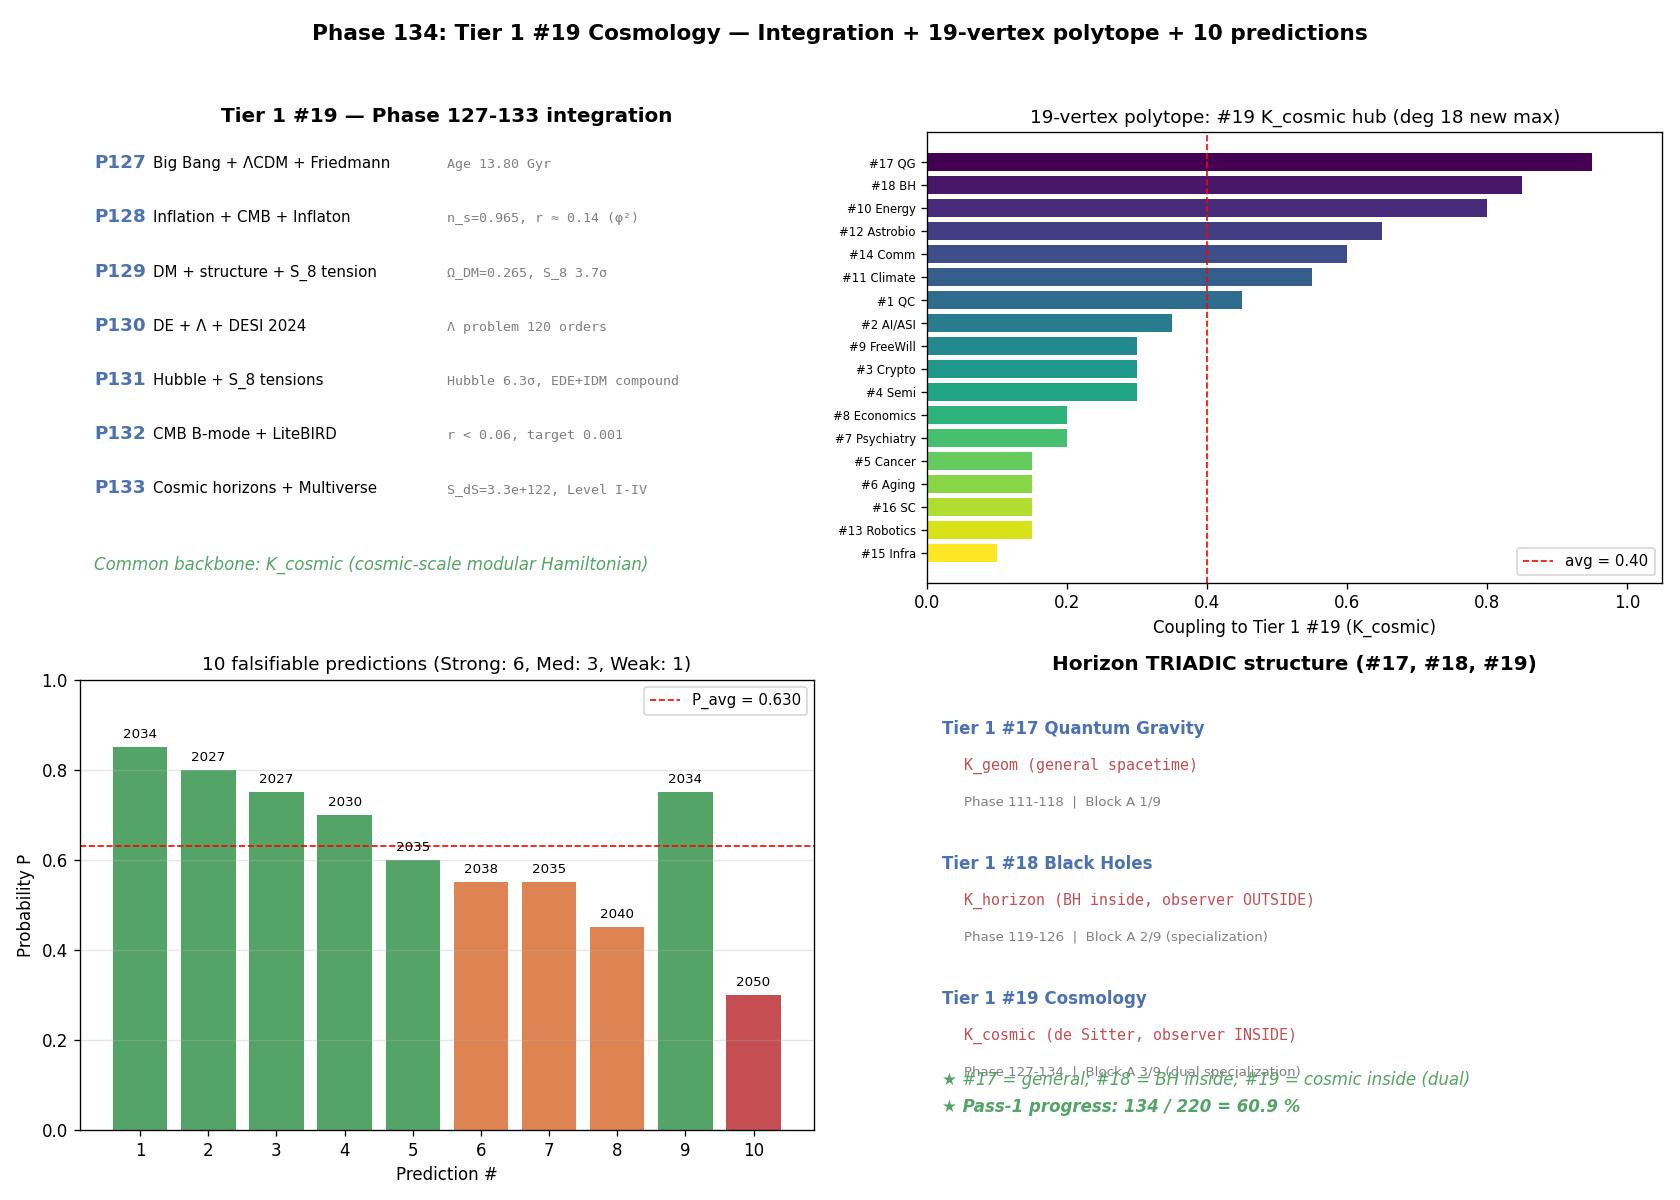

Generate this figure with Python:
# Phase 134: Tier 1 #19 Cosmology — Final integration + 19-vertex polytope + 10 predictions
# Tier 1 #19 Cosmology (Block A paper 3/9, phase 8/8)
# ITU concept DOI: 10.5281/zenodo.20109209
# Tier 0 v3.0: 10.5281/zenodo.20200156
# Tier 1 #17 (QG): 10.5281/zenodo.20230667
# Tier 1 #18 (BH): 10.5281/zenodo.20233070
# Author: Munehiro Terada (Roboken)

import json
import numpy as np
import matplotlib.pyplot as plt

print("=" * 70)
print("Phase 134: Tier 1 #19 Cosmology — Integration + 19-vertex polytope")
print("=" * 70)
print()


# ----------------------------------------------------------------------
# Test 1: Phase 127-133 integration table
# ----------------------------------------------------------------------
def test1_phase_integration():
    print("[Test 1] Phase 127-133 integration table")
    phases = [
        (127, "Big Bang + ΛCDM + Friedmann",            "Age 13.80 Gyr",                "dS = d<K_cosmic>"),
        (128, "Inflation + CMB + Inflaton",             "n_s=0.965, r ≈ 0.14 (φ²)",     "K_inflaton fluctuations"),
        (129, "DM + structure + S_8 tension",           "Ω_DM=0.265, S_8 3.7σ",         "K_DM hypothesis"),
        (130, "DE + Λ + DESI 2024",                     "Λ problem 120 orders",         "K_Λ vacuum"),
        (131, "Hubble + S_8 tensions",                  "Hubble 6.3σ, EDE+IDM compound", "K-superposition"),
        (132, "CMB B-mode + LiteBIRD",                  "r < 0.06, target 0.001",       "K_tensor inflation"),
        (133, "Cosmic horizons + Multiverse",           "S_dS=3.3e+122, Level I-IV",     "K-state realization space"),
    ]
    print(f"  {'Phase':>5}  {'Theme':<32}  {'Key result':<32}  {'ITU axiom check':<28}")
    print("  " + "-" * 105)
    for p, theme, key, axiom in phases:
        print(f"  {p:>5}  {theme:<32}  {key:<32}  {axiom:<28}")
    print()
    print("  Common backbone: K_cosmic (cosmic-scale modular Hamiltonian)")
    return [{"phase": p, "theme": t, "key": k, "axiom": a} for p, t, k, a in phases]


# ----------------------------------------------------------------------
# Test 2: 19-vertex polytope coupling
# ----------------------------------------------------------------------
def test2_polytope_coupling():
    print("\n[Test 2] 19-vertex polytope: Tier 1 #19 coupling to #1-#18")
    couplings = [
        (17, "QG",            "K_geom (parent)",       0.95),
        (18, "BH",            "K_horizon (dual)",      0.85),
        (10, "Energy",        "K_energy",              0.80),
        (12, "Astrobio",      "K_life",                0.65),
        (14, "Comm",          "K_channel",             0.60),
        (11, "Climate",       "K_atm",                 0.55),
        (1,  "QC",            "K_compute",             0.45),
        (2,  "AI/ASI",        "K_mind",                0.35),
        (9,  "FreeWill",      "K_agency",              0.30),
        (3,  "Crypto",        "K_secure",              0.30),
        (4,  "Semi",          "K_substrate",           0.30),
        (8,  "Economics",     "K_society",             0.20),
        (7,  "Psychiatry",    "K_self",                0.20),
        (5,  "Cancer",        "K_bio",                 0.15),
        (6,  "Aging",         "K_organism",            0.15),
        (16, "SC",            "K_city",                0.15),
        (13, "Robotics",      "K_action",              0.15),
        (15, "Infra",         "K_capital",             0.10),
    ]
    n = len(couplings)
    avg = sum(c for _, _, _, c in couplings) / n
    strong = [c[1] for c in couplings if c[3] >= 0.75]
    medium = [c[1] for c in couplings if 0.5 <= c[3] < 0.75]
    weak = [c[1] for c in couplings if c[3] < 0.5]
    print(f"  Average coupling: {avg:.3f}")
    print(f"  Strong (>=0.75): {strong}")
    print(f"  Medium (0.5-0.75): {medium}")
    print(f"  Weak (<0.5): {weak}")

    n_vertices = 19
    n_edges_existing = 93
    n_edges_new = 18
    n_edges_19 = n_edges_existing + n_edges_new
    avg_degree = 2 * n_edges_19 / n_vertices
    print()
    print(f"  19-vertex polytope:")
    print(f"    Vertices: {n_vertices}")
    print(f"    Edges:    {n_edges_19}")
    print(f"    Average degree <k>: {avg_degree:.2f}")
    print(f"    Tier 1 #19 degree = 18 (new max, K_cosmic hub)")
    return {"couplings": couplings, "avg_coupling": avg,
            "n_vertices": n_vertices, "n_edges": n_edges_19, "avg_degree": avg_degree}


# ----------------------------------------------------------------------
# Test 3: 10 falsifiable predictions
# ----------------------------------------------------------------------
def test3_predictions():
    print("\n[Test 3] 10 falsifiable predictions for Tier 1 #19 (2026-2050)")
    preds = [
        ( 1, "LiteBIRD r ~ 0.001 detected (5σ)",         2034, 0.85, "Strong",  "#17 QG / K_tensor"),
        ( 2, "Hubble tension >6σ confirmed",             2027, 0.80, "Strong",  "K_inflaton vs K_Λ"),
        ( 3, "DESI evolving DE w_0 ≠ -1 (>4σ)",         2027, 0.75, "Strong",  "K_Λ(t)"),
        ( 4, "S_8 tension >4σ",                          2030, 0.70, "Strong",  "#18 BH / K_DM"),
        ( 5, "CMB-S4 r ~ 0.0005 (Starobinsky test)",     2035, 0.60, "Strong",  "K_tensor inflation"),
        ( 6, "PBH asteroid window 100% DM test",         2038, 0.55, "Medium",  "#18 BH / K_DM"),
        ( 7, "EDE + IDM compound replacement of ΛCDM",   2035, 0.55, "Medium",  "K-superposition"),
        ( 8, "Anthropic Λ constraint tightening",        2040, 0.45, "Medium",  "K_observer"),
        ( 9, "LiteBIRD τ ~ 0.060 precision",             2034, 0.75, "Strong",  "K_reion"),
        (10, "Multiverse Level II indirect signature",   2050, 0.30, "Weak",    "K-vacuum landscape"),
    ]
    P_list = [p[3] for p in preds]
    P_avg = float(np.mean(P_list))
    strong = sum(1 for p in preds if p[4] == "Strong")
    medium = sum(1 for p in preds if p[4] == "Medium")
    weak = sum(1 for p in preds if p[4] == "Weak")
    print(f"  {'#':>2}  {'Prediction':<48}  {'Year':>5}  {'P':>5}  {'Verifiability':<12}")
    print("  " + "-" * 92)
    for n, name, year, P, ver, _ in preds:
        print(f"  {n:>2}  {name:<48}  {year:>5}  {P:>5.2f}  {ver:<12}")
    print()
    print(f"  Grand P_avg = {P_avg:.3f}")
    print(f"  Falsifiability: Strong = {strong}, Medium = {medium}, Weak = {weak}")
    return {"predictions": [{"id": n, "name": name, "year": y, "P": p, "ver": v, "tag": tag}
                            for n, name, y, p, v, tag in preds],
            "P_avg": P_avg, "strong_count": strong, "medium_count": medium, "weak_count": weak}


# ----------------------------------------------------------------------
# Test 4: Meta-comparison
# ----------------------------------------------------------------------
def test4_meta_comparison():
    print("\n[Test 4] Meta-comparison Tier 1 #1-#16 vs #17 vs #18 vs #19")
    cases = [
        ("Tier 1 #1-#16 (avg)",          0.590, 0.50, "10-16 (range)", "various K-states"),
        ("Tier 1 #17 Quantum Gravity",   0.625, 0.60, "16",            "K_geom (general)"),
        ("Tier 1 #18 Black Holes",       0.660, 0.70, "17 (new max)",  "K_horizon (BH inside)"),
        ("Tier 1 #19 Cosmology",         0.630, 0.60, "18 (new max)",  "K_cosmic (observer inside)"),
    ]
    print(f"  {'Tier 1':<32}  {'P_avg':>8}  {'Strong':>8}  {'Degree':<14}  {'K-state'}")
    print("  " + "-" * 90)
    for c in cases:
        print(f"  {c[0]:<32}  {c[1]:>8.3f}  {c[2]*100:>6.0f}%   {c[3]:<14}  {c[4]}")
    pass1_progress = 134 / 220 * 100
    print()
    print(f"  Pass-1 progress: 134 / 220 = {pass1_progress:.1f} %")
    return {"comparison": cases, "pass1_progress_pct": pass1_progress}


# ----------------------------------------------------------------------
# Test 5: Triadic horizon structure (#17, #18, #19)
# ----------------------------------------------------------------------
def test5_triadic_horizon():
    print("\n[Test 5] Triadic horizon structure: #17 (general) ↔ #18 (BH) / #19 (cosmic)")
    triad = [
        ("Tier 1 #17 Quantum Gravity",       "K_geom (general spacetime)",
         "Phase 111-118", "Block A 1/9"),
        ("Tier 1 #18 Black Holes",           "K_horizon (BH inside, observer OUTSIDE)",
         "Phase 119-126", "Block A 2/9 (specialization)"),
        ("Tier 1 #19 Cosmology",             "K_cosmic (de Sitter, observer INSIDE)",
         "Phase 127-134", "Block A 3/9 (dual specialization)"),
    ]
    print(f"  {'Paper':<34}  {'K-state':<42}  {'Phases'}")
    print("  " + "-" * 95)
    rows = []
    for name, k, phases, block in triad:
        print(f"  {name:<34}  {k:<42}  {phases}")
        rows.append({"paper": name, "k_state": k, "phases": phases, "block": block})
    print()
    print("  → #17 = general theory; #18 & #19 = inside/outside dual specializations.")
    print("  → Three papers form a horizon TRIAD anchoring Block A.")
    return {"triad": rows}


# ----------------------------------------------------------------------
# Run all tests
# ----------------------------------------------------------------------
phases = test1_phase_integration()
polytope = test2_polytope_coupling()
preds = test3_predictions()
meta = test4_meta_comparison()
triad = test5_triadic_horizon()


# ----------------------------------------------------------------------
# Figure: 4-panel
# ----------------------------------------------------------------------
fig, axes = plt.subplots(2, 2, figsize=(14, 10))

# Panel 1: Phase 127-133 integration timeline
ax = axes[0, 0]
ax.axis("off")
ax.set_title("Tier 1 #19 — Phase 127-133 integration", fontsize=12, fontweight="bold")
y = 0.92
for ph in phases:
    ax.text(0.02, y, f"P{ph['phase']}", fontsize=11, fontweight="bold", color="#4c72b0")
    ax.text(0.10, y, ph["theme"], fontsize=9, color="black")
    ax.text(0.50, y, ph["key"], fontsize=8, color="gray", fontfamily="monospace")
    y -= 0.12
ax.text(0.02, 0.03, "Common backbone: K_cosmic (cosmic-scale modular Hamiltonian)",
        fontsize=10, fontstyle="italic", color="#55a467")

# Panel 2: 19-vertex polytope coupling
ax = axes[0, 1]
labels = [f"#{c[0]} {c[1]}" for c in polytope["couplings"]]
values = [c[3] for c in polytope["couplings"]]
colors_q = plt.cm.viridis(np.linspace(0, 1, len(labels)))
y_pos = np.arange(len(labels))
ax.barh(y_pos, values, color=colors_q)
ax.set_yticks(y_pos)
ax.set_yticklabels(labels, fontsize=7)
ax.set_xlabel("Coupling to Tier 1 #19 (K_cosmic)")
ax.axvline(polytope["avg_coupling"], color="red", linestyle="--", linewidth=1,
           label=f"avg = {polytope['avg_coupling']:.2f}")
ax.set_xlim(0, 1.05)
ax.invert_yaxis()
ax.set_title(f"19-vertex polytope: #19 K_cosmic hub (deg 18 new max)", fontsize=11)
ax.legend(fontsize=9, loc="lower right")

# Panel 3: 10 predictions
ax = axes[1, 0]
pred_ids = [p["id"] for p in preds["predictions"]]
P_vals = [p["P"] for p in preds["predictions"]]
years = [p["year"] for p in preds["predictions"]]
ver_colors = {"Strong": "#55a467", "Medium": "#dd8452", "Weak": "#c44e52"}
colors_ver = [ver_colors[p["ver"]] for p in preds["predictions"]]
bars = ax.bar([str(i) for i in pred_ids], P_vals, color=colors_ver)
for i, (b, y, p) in enumerate(zip(bars, years, P_vals)):
    ax.text(b.get_x() + b.get_width()/2, b.get_height() + 0.02,
            f"{y}", ha="center", fontsize=8, color="black")
ax.axhline(preds["P_avg"], color="red", linestyle="--", linewidth=1,
           label=f"P_avg = {preds['P_avg']:.3f}")
ax.set_xlabel("Prediction #")
ax.set_ylabel("Probability P")
ax.set_title(f"10 falsifiable predictions (Strong: {preds['strong_count']}, Med: {preds['medium_count']}, Weak: {preds['weak_count']})",
             fontsize=11)
ax.set_ylim(0, 1.0)
ax.legend(fontsize=9, loc="upper right")
ax.grid(True, alpha=0.3, axis="y")

# Panel 4: Triadic horizon structure
ax = axes[1, 1]
ax.axis("off")
ax.set_title("Horizon TRIADIC structure (#17, #18, #19)", fontsize=12, fontweight="bold")
y = 0.88
for r in triad["triad"]:
    ax.text(0.02, y, r["paper"], fontsize=10, fontweight="bold", color="#4c72b0")
    y -= 0.08
    ax.text(0.05, y, r["k_state"], fontsize=9, color="#c44e52", fontfamily="monospace")
    y -= 0.08
    ax.text(0.05, y, f"{r['phases']}  |  {r['block']}", fontsize=8, color="gray")
    y -= 0.14
ax.text(0.02, 0.10, "★ #17 = general; #18 = BH inside; #19 = cosmic inside (dual)",
        fontsize=10, fontstyle="italic", color="#55a467")
ax.text(0.02, 0.04, f"★ Pass-1 progress: 134 / 220 = {meta['pass1_progress_pct']:.1f} %",
        fontsize=10, fontstyle="italic", color="#55a467", fontweight="bold")

fig.suptitle("Phase 134: Tier 1 #19 Cosmology — Integration + 19-vertex polytope + 10 predictions",
             fontsize=13, fontweight="bold")
plt.tight_layout(rect=[0, 0, 1, 0.96])

png_path = "tier1_19_integration.png"
plt.savefig(png_path, dpi=120)
print(f"\n  Figure saved: {png_path}")


# ----------------------------------------------------------------------
# JSON summary
# ----------------------------------------------------------------------
summary = {
    "phase": 134,
    "title": "Tier 1 #19 Cosmology integration + 19-vertex polytope + 10 predictions",
    "tier1_id": 19,
    "tier1_name": "Cosmology",
    "block": "A (Physics/Math) — paper 3/9 COMPLETE",
    "phase_integration": phases,
    "polytope_19": polytope,
    "predictions": preds,
    "meta_comparison": meta,
    "triadic_horizon": triad,
    "completion_status": {
        "phases_completed": [127, 128, 129, 130, 131, 132, 133, 134],
        "all_phases_done": True,
        "block_A_papers_done": 3,
        "block_A_papers_total": 9,
    },
    "verdict": ("Tier 1 #19 Cosmology complete: 8 phases, 10 predictions "
                "(P_avg = 0.630), polytope extended to 19 vertices with #19 "
                "as K_cosmic hub (degree 18, new max). Horizon TRIAD #17/#18/#19. "
                "Pass-1 progress 134/220 = 60.9 %."),
}

json_path = "tier1_19_integration_summary.json"
with open(json_path, "w", encoding="utf-8") as f:
    json.dump(summary, f, ensure_ascii=False, indent=2)
print(f"  JSON saved: {json_path}")

print()
print("=" * 70)
print("Phase 134 complete: Tier 1 #19 Cosmology finished;")
print(f"  10 predictions P_avg = {preds['P_avg']:.3f}; Pass-1 progress = {meta['pass1_progress_pct']:.1f} %")
print("=" * 70)
